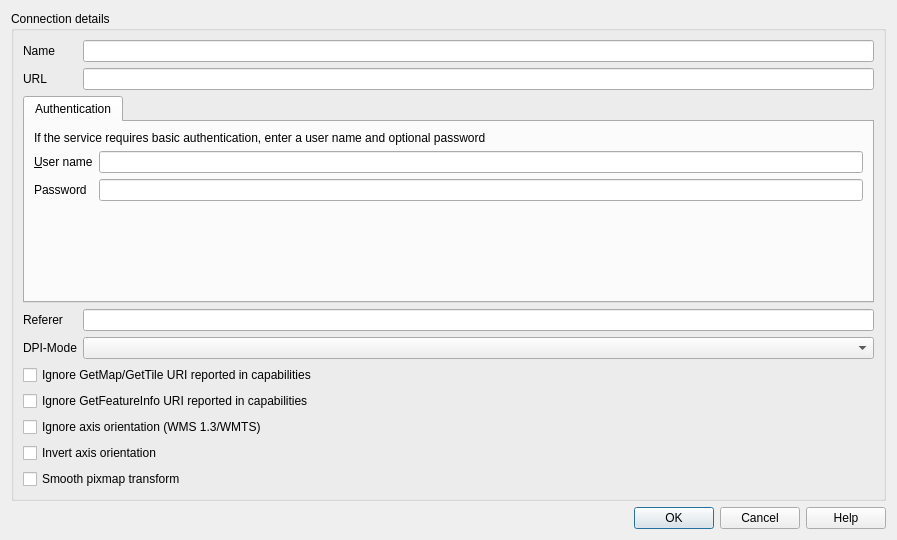
<?xml version="1.0" encoding="UTF-8"?>
<ui version="4.0">
 <class>SWGISNewHttpConnection</class>
 <widget class="QDialog" name="SWGISNewHttpConnection">
  <property name="geometry">
   <rect>
    <x>0</x>
    <y>0</y>
    <width>897</width>
    <height>540</height>
   </rect>
  </property>
  <property name="windowTitle">
   <string>Dialog</string>
  </property>
  <layout class="QGridLayout" name="gridLayout">
   <item row="0" column="0">
    <widget class="QGroupBox" name="mGroupBox">
     <property name="title">
      <string>Connection details</string>
     </property>
     <layout class="QGridLayout">
      <item row="4" column="0" colspan="2">
       <widget class="QTabWidget" name="tabAuth">
        <property name="sizePolicy">
         <sizepolicy hsizetype="Expanding" vsizetype="MinimumExpanding">
          <horstretch>0</horstretch>
          <verstretch>0</verstretch>
         </sizepolicy>
        </property>
        <property name="currentIndex">
         <number>0</number>
        </property>
        <widget class="QWidget" name="tab">
         <attribute name="title">
          <string>Authentication</string>
         </attribute>
         <layout class="QGridLayout" name="gridLayout_3">
          <item row="1" column="0">
           <widget class="QLabel" name="label_2">
            <property name="text">
             <string>&amp;User name</string>
            </property>
            <property name="buddy">
             <cstring>txtUserName</cstring>
            </property>
           </widget>
          </item>
          <item row="1" column="1">
           <widget class="QLineEdit" name="txtUserName"/>
          </item>
          <item row="0" column="0" colspan="2">
           <widget class="QLabel" name="label">
            <property name="sizePolicy">
             <sizepolicy hsizetype="Minimum" vsizetype="Fixed">
              <horstretch>0</horstretch>
              <verstretch>0</verstretch>
             </sizepolicy>
            </property>
            <property name="text">
             <string>If the service requires basic authentication, enter a user name and optional password</string>
            </property>
            <property name="textFormat">
             <enum>Qt::PlainText</enum>
            </property>
            <property name="wordWrap">
             <bool>true</bool>
            </property>
           </widget>
          </item>
          <item row="2" column="0">
           <widget class="QLabel" name="label_3">
            <property name="text">
             <string>Password</string>
            </property>
            <property name="buddy">
             <cstring>txtPassword</cstring>
            </property>
           </widget>
          </item>
          <item row="2" column="1">
           <widget class="QLineEdit" name="txtPassword">
            <property name="echoMode">
             <enum>QLineEdit::Password</enum>
            </property>
           </widget>
          </item>
          <item row="3" column="1">
           <spacer name="verticalSpacer">
            <property name="orientation">
             <enum>Qt::Vertical</enum>
            </property>
            <property name="sizeHint" stdset="0">
             <size>
              <width>0</width>
              <height>0</height>
             </size>
            </property>
           </spacer>
          </item>
         </layout>
        </widget>
       </widget>
      </item>
      <item row="0" column="1">
       <widget class="QLineEdit" name="txtName">
        <property name="minimumSize">
         <size>
          <width>0</width>
          <height>0</height>
         </size>
        </property>
        <property name="toolTip">
         <string>Name of the new connection</string>
        </property>
        <property name="frame">
         <bool>true</bool>
        </property>
       </widget>
      </item>
      <item row="7" column="0">
       <widget class="QLabel" name="lblDpiMode">
        <property name="text">
         <string>DPI-Mode</string>
        </property>
        <property name="buddy">
         <cstring>cmbDpiMode</cstring>
        </property>
       </widget>
      </item>
      <item row="1" column="0">
       <widget class="QLabel" name="TextLabel1">
        <property name="text">
         <string>URL</string>
        </property>
        <property name="margin">
         <number>5</number>
        </property>
        <property name="buddy">
         <cstring>txtUrl</cstring>
        </property>
       </widget>
      </item>
      <item row="0" column="0">
       <widget class="QLabel" name="TextLabel1_2">
        <property name="text">
         <string>Name</string>
        </property>
        <property name="wordWrap">
         <bool>true</bool>
        </property>
        <property name="margin">
         <number>5</number>
        </property>
        <property name="buddy">
         <cstring>txtName</cstring>
        </property>
       </widget>
      </item>
      <item row="1" column="1">
       <widget class="QLineEdit" name="txtUrl">
        <property name="toolTip">
         <string>HTTP address of the Web Map Server</string>
        </property>
       </widget>
      </item>
      <item row="7" column="1">
       <widget class="QComboBox" name="cmbDpiMode"/>
      </item>
      <item row="6" column="0">
       <widget class="QLabel" name="lblReferer">
        <property name="text">
         <string>Referer</string>
        </property>
        <property name="buddy">
         <cstring>txtReferer</cstring>
        </property>
       </widget>
      </item>
      <item row="6" column="1">
       <widget class="QLineEdit" name="txtReferer"/>
      </item>
      <item row="15" column="0" colspan="2">
       <widget class="QCheckBox" name="cbxSmoothPixmapTransform">
        <property name="text">
         <string>Smooth pixmap transform</string>
        </property>
       </widget>
      </item>
      <item row="14" column="0" colspan="2">
       <widget class="QCheckBox" name="cbxInvertAxisOrientation">
        <property name="text">
         <string>Invert axis orientation</string>
        </property>
       </widget>
      </item>
      <item row="13" column="0" colspan="2">
       <widget class="QCheckBox" name="cbxIgnoreAxisOrientation">
        <property name="text">
         <string>Ignore axis orientation (WMS 1.3/WMTS)</string>
        </property>
       </widget>
      </item>
      <item row="11" column="0" colspan="2">
       <widget class="QCheckBox" name="cbxIgnoreGetMapURI">
        <property name="text">
         <string>Ignore GetMap/GetTile URI reported in capabilities</string>
        </property>
       </widget>
      </item>
      <item row="12" column="0" colspan="2">
       <widget class="QCheckBox" name="cbxIgnoreGetFeatureInfoURI">
        <property name="text">
         <string>Ignore GetFeatureInfo URI reported in capabilities</string>
        </property>
       </widget>
      </item>
     </layout>
    </widget>
   </item>
   <item row="1" column="0">
    <widget class="QDialogButtonBox" name="buttonBox">
     <property name="standardButtons">
      <set>QDialogButtonBox::Cancel|QDialogButtonBox::Help|QDialogButtonBox::Ok</set>
     </property>
    </widget>
   </item>
  </layout>
 </widget>
 <resources/>
 <connections/>
</ui>
